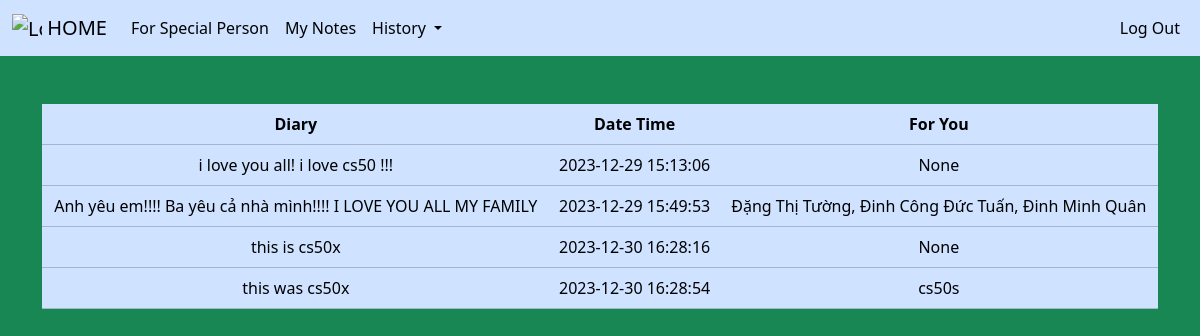
The app's page /diary-history (signed in) with its own data.
### tables this page shows
CREATE TABLE diary_time (id INTEGER PRIMARY KEY AUTOINCREMENT NOT NULL, user_id INTEGER NOT NULL, text TEXT NOT NULL, day_time TIMESTAMP DEFAULT CURRENT_TIMESTAMP, for TEXT, FOREIGN KEY(user_id) REFERENCES users(id));

### app.py (the view)
@app.route("/diary-history")
def diary_history():
    if session.get("user_id") is None:
        return redirect("/login")
    else:
        row = db.execute("SELECT * FROM diary_time WHERE user_id = ?", session["user_id"])
        return render_template("diary_history.html", row=row)

### app.py (called while the page is built)
@app.after_request
def after_request(response):
    response.headers["Cache-Control"] = "no-cache, no-store, must-revalidate"
    response.headers["Expires"] = 0
    response.headers["Pragma"] = "no-cache"
    return response

### templates/diary_history.html (shortened to what this page needs)
{% extends "layout.html" %}
{% block main %}
    <table class="table table-primary">
        <thead>
            <tr>
                <th>Diary</th>
                <th>Date Time</th>
                <th>For You</th>
            </tr>
        </thead>
        <tbody>
            {% for hang in row %}
                <tr>
                    <td>{{ hang["text"] }}</td>
                    <td>{{ hang["day_time"] }}</td>
                    <td>{{ hang["for"] }}</td>
                </tr>
            {% endfor %}
        </tbody>
    </table>
{% endblock %}

### templates/layout.html (shortened to what this page needs)
<!DOCTYPE html>
<html lang="en">
  <head>
    <link
      href="https://cdn.jsdelivr.net/npm/bootstrap@5.3.2/dist/css/bootstrap.min.css"
      rel="stylesheet"
    />
    <link href="/static/style.css" rel="stylesheet"/>
  </head>
  <body class="bg-success">
    <nav class="navbar navbar-expand-md bg-primary-subtle">
      <div class="container-fluid">
        <a class="navbar-brand" href="/">
          <img
            src="/static/book.svg"
            alt="Logo"
            width="30"
            height="24"
            class="d-inline-block align-text-top"
          />
          HOME</a
        >
        <div class="collapse navbar-collapse" id="navbarNav">
          {% if session["user_id"] %}
          <ul class="navbar-nav">
            <li class="nav-item"><a class="nav-link" href="/foryou">For Special Person</a></li>
            <li class="nav-item"><a class="nav-link" href="/mynote">My Notes</a></li>
            <li class="nav-item dropdown">
              <a class="nav-link dropdown-toggle" href="#" id="navbarDropdown" role="button" data-bs-toggle="dropdown" aria-expanded="false">
                History
              </a>
            </li>
          </ul>
          <ul class="navbar-nav ms-auto">
            <li class="nav-item">
              <a class="nav-link" href="/logout">Log Out</a>
            </li>
          </ul>
          {% endif %}
        </div>
      </div>
    </nav>
    <main class="container py-5 text-center">
      {% block main %}{% endblock %}
    </main>
  </body>
</html>

### static/style.css (style rules this page uses)
* { color: black !important; }
.table { color: #cfe2ff !important; }

### records on screen
diary_time: text "i love you all! i love cs50 !!!", day_time "2023-12-29 15:13:06", for "None"
diary_time: text "Anh yêu em!!!! Ba yêu cả nhà mình!!!! I LOVE YOU ALL MY FAMILY", day_time "2023-12-29 15:49:53", for "Đặng Thị Tường, Đinh Công Đức Tuấn, Đinh Minh Quân"
diary_time: text "this is cs50x", day_time "2023-12-30 16:28:16", for "None"
diary_time: text "this was cs50x", day_time "2023-12-30 16:28:54", for "cs50s"
